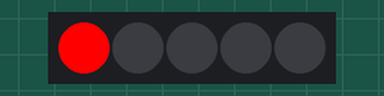
This sketch was run on a simulated Arduino Uno, built with avr-gcc and run on an emulated ATmega328P. Parts: 5 RGB LEDs in strip order, left to right.

Above: at 0.01 s.
At 5.29 s:
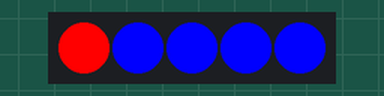
At 9.98 s:
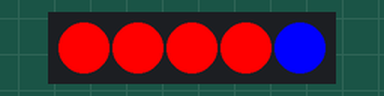
At 19.95 s:
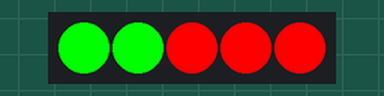
At 29.92 s:
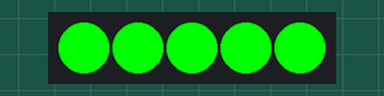
At 39.9 s:
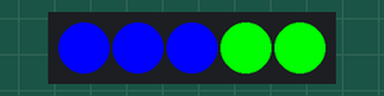
Timing chart, 0 to 40.0 s (numbered marks = the images above):
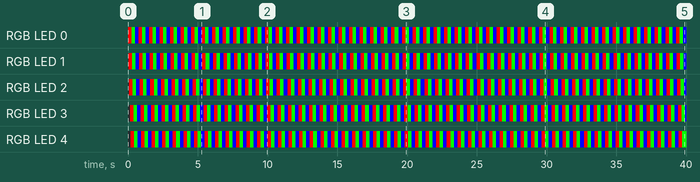

Measured:
- by itself, RGB LED 0–4: repeats every 0.76 s: RGB(0, 255, 0) 0.25 s, RGB(0, 0, 255) 0.25 s, RGB(255, 0, 0) 0.25 s

The sketch:

empNegro-Funca.ino
```cpp
#include <Adafruit_NeoPixel.h>

// Define el pin donde está conectada la tira LED y el número de LEDs
#define PIN 16  // Cambia al pin que estés utilizando
#define NUM_LEDS 5

// Crea el objeto Neopixel
Adafruit_NeoPixel strip = Adafruit_NeoPixel(NUM_LEDS, PIN, NEO_GRB + NEO_KHZ800);

void setup() {
  // Inicializa la tira de LEDs
  strip.begin();
  strip.show();  // Apaga todos los LEDs al inicio
}

void loop() {
  // Llama a la función que enciende los LEDs en secuencia con diferentes colores
  colorWipe(strip.Color(255, 0, 0), 50); // Rojo
  colorWipe(strip.Color(0, 255, 0), 50); // Verde
  colorWipe(strip.Color(0, 0, 255), 50); // Azul
}

// Función para encender los LEDs con un color y un retardo específico
void colorWipe(uint32_t color, int wait) {
  for (int i = 0; i < strip.numPixels(); i++) {
    strip.setPixelColor(i, color);  // Establece el color de cada LED
    strip.show();                   // Actualiza la tira LED
    delay(wait);                    // Espera el tiempo especificado
  }
}
```
